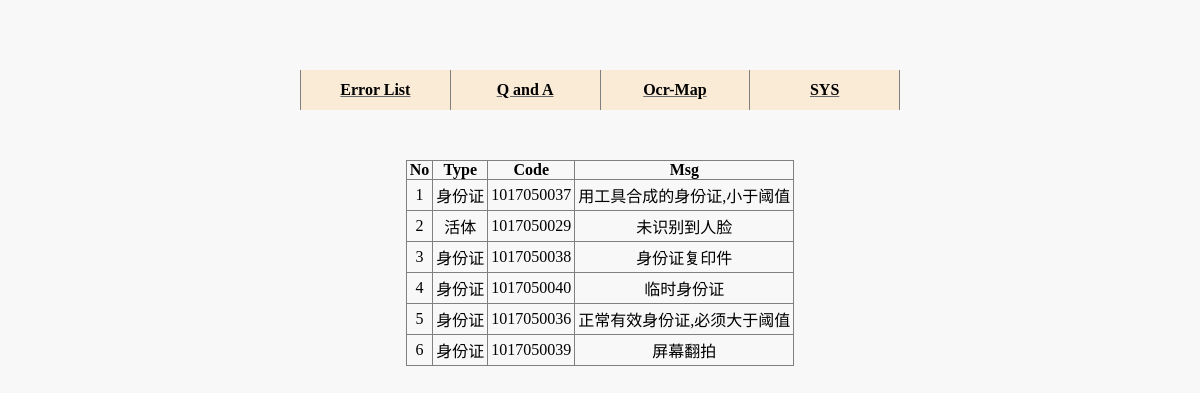
The app's page /search/ with its own data.
### tables this page shows
CREATE TABLE ocrmap(
  id integer  primary key autoincrement,
  o_type text,
  o_code text,
  o_msg text
);

### searchclient/search.py (the view)
@bp.route("/", methods=("get",))
def homepage():
    kind = random.choice(("errorlist", "ocrmap", "qanda"))
    res = get_eles(kind)
    return render_template("search/homepage.html", res=res, kind=kind)

### searchclient/db.py (called while the page is built)
def get_db():
    if "db" not in g:
        g.db = sqlite3.connect(
            current_app.config["DATABASE"],
            detect_types=sqlite3.PARSE_DECLTYPES
        )
        g.db.row_factory = sqlite3.Row
    return g.db

### searchclient/search.py (called while the page is built)
def get_eles(tb_name: str):
    db = get_db()
    cur = db.execute('select id from {}'.format(tb_name))
    all_id = set(cur.fetchall())
    id_lst = []
    try:
        for i in range(20):
            id_lst.append(all_id.pop()['id'], )
    except Exception as e:
        pass
    res = []
    for item in id_lst:
        cur = db.execute("select * from {} where id ={}".format(tb_name, item))
        res += cur.fetchall()
    db.close()
    return res

### searchclient/templates/search/homepage.html (shortened to what this page needs)
<!DOCTYPE html>
{% extends "base.html" %}
{% block script %}
    <link rel="stylesheet" href="{{ url_for('static',filename='search/search.css') }}">
{% endblock %}
{% block show %}
    <table class="contents">
        {% if kind == "ocrmap" %}
            <tr>
                <th>No</th>
                <th>Type</th>
                <th>Code</th>
                <th class="rightside">Msg</th>
            </tr>
            {% for item in res %}
                <tr>
                    <td>{{ loop.index }}</td>
                    <td>{{ item[1] }} </td>
                    <td>{{ item[2] }}</td>
                    <td class="rightside"> {{ item[3] }}</td>
                </tr>
            {% endfor %}
        {% endif %}
    </table>
{% endblock %}

### searchclient/static/base/base.css (style rules this page uses)
* { box-sizing: border-box; margin: 0; padding: 0; list-style: none; text-decoration: none; border: 0; color: black; border-collapse: collapse; }
body { background-color: rgba(220, 220, 220, 0.2); }
table.contents { margin: 50px auto 10px auto; width: auto; height: auto; }
table.contents th { padding-left: 3px; padding-right: 3px; text-align: center; border-top: 1px solid gray; border-bottom: 1px solid gray; border-left: 1px solid gray; }
table.contents td { padding: 3px 3px 3px 3px; text-align: center; border-bottom: 1px solid gray; border-left: 1px solid gray; }
*.rightside { border-right: 1px solid gray; width: auto; }

### records on screen
ocrmap: o_type "身份证", o_code "1017050037", o_msg "用工具合成的身份证,小于阈值"
ocrmap: o_type "活体", o_code "1017050029", o_msg "未识别到人脸"
ocrmap: o_type "身份证", o_code "1017050038", o_msg "身份证复印件"
ocrmap: o_type "身份证", o_code "1017050040", o_msg "临时身份证"
ocrmap: o_type "身份证", o_code "1017050036", o_msg "正常有效身份证,必须大于阈值"
ocrmap: o_type "身份证", o_code "1017050039", o_msg "屏幕翻拍"
